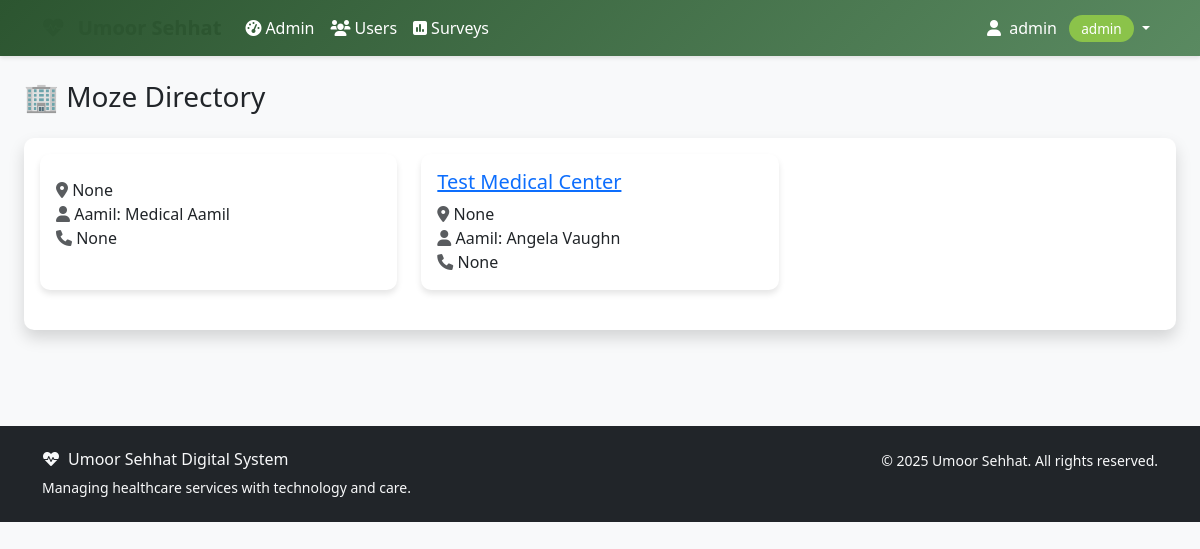
Screenshot of /moze/list/ (signed in) with the database file from the repository.
### accounts/models.py (models this page shows, shortened)
class User(AbstractUser):
    ROLE_CHOICES = [
        ('aamil', 'Aamil'),
        ('moze_coordinator', 'Moze Coordinator'),
        ('doctor', 'Doctor'),
        ('student', 'Student'),
        ('badri_mahal_admin', 'Badri Mahal Admin'),
    ]
    role = models.CharField(max_length=20, choices=ROLE_CHOICES, default='student')
    its_id = models.CharField(
        max_length=8,
        unique=True,
        null=True,
        blank=True,
        validators=[RegexValidator(
            regex=r'^\d{8}$',
            message='ITS ID must be exactly 8 digits',
            code='invalid_its_id'
        )],
        help_text='8-digit ITS ID'
    )
    phone_number = models.CharField(max_length=15, blank=True, null=True)
    profile_photo = models.ImageField(upload_to='profile_photos/', blank=True, null=True)
    arabic_name = models.CharField(max_length=100, blank=True, null=True)
    age = models.PositiveIntegerField(blank=True, null=True)
    verified_certificate = models.FileField(upload_to='certificates/', blank=True, null=True)
    specialty = models.CharField(max_length=100, blank=True, null=True)
    college = models.CharField(max_length=100, blank=True, null=True)  # For students
    specialization = models.CharField(max_length=100, blank=True, null=True)  # For students
    created_at = models.DateTimeField(auto_now_add=True)
    updated_at = models.DateTimeField(auto_now=True)
    def get_full_name(self):
        if self.arabic_name:
            return self.arabic_name
        return super().get_full_name() or self.username
    @property
    def is_aamil(self):
        return self.role == 'aamil'
    @property
    def is_moze_coordinator(self):
        return self.role == 'moze_coordinator'
    @property
    def is_doctor(self):
        return self.role == 'doctor'
    @property
    def is_student(self):
        return self.role == 'student'
    @property
    def is_admin(self):
        return self.role == 'badri_mahal_admin' or self.is_superuser
    class Meta:
        verbose_name = 'User'
        verbose_name_plural = 'Users'
        ordering = ['first_name', 'last_name']

### moze/models.py (models this page shows, shortened)
class Moze(models.Model):
    name = models.CharField(max_length=100, unique=True)
    location = models.CharField(max_length=200)
    address = models.TextField(blank=True, null=True)
    aamil = models.ForeignKey(
        settings.AUTH_USER_MODEL,
        on_delete=models.CASCADE,
        related_name='managed_mozes',
        limit_choices_to={'role': 'aamil'}
    )
    team_members = models.ManyToManyField(
        settings.AUTH_USER_MODEL,
        related_name='moze_teams',
        blank=True,
        help_text='Team members assigned to this Moze'
    )
    moze_coordinator = models.ForeignKey(
        settings.AUTH_USER_MODEL,
        on_delete=models.SET_NULL,
        null=True,
        blank=True,
        related_name='coordinated_mozes',
        limit_choices_to={'role': 'moze_coordinator'}
    )
    established_date = models.DateField(blank=True, null=True)
    is_active = models.BooleanField(default=True)
    capacity = models.PositiveIntegerField(default=100, help_text='Maximum patient capacity')
    contact_phone = models.CharField(max_length=15, blank=True, null=True)
    contact_email = models.EmailField(blank=True, null=True)
    created_at = models.DateTimeField(auto_now_add=True)
    updated_at = models.DateTimeField(auto_now=True)
    class Meta:
        verbose_name = 'Moze'
        verbose_name_plural = 'Mozes'
        ordering = ['name']

### moze/views.py (the view, shortened to what this page needs)
class MozeListView(LoginRequiredMixin, MozeAccessMixin, ListView):
    model = Moze
    template_name = 'moze/moze_list.html'
    context_object_name = 'mozes'
    paginate_by = 12
    def get_queryset(self):
        user = self.request.user
        if user.is_admin:
            queryset = Moze.objects.all()
        elif user.is_aamil:
            queryset = user.managed_mozes.all()
        elif user.is_moze_coordinator:
            queryset = user.coordinated_mozes.all()
        else:
            queryset = Moze.objects.none()
        search = self.request.GET.get('search')
        status = self.request.GET.get('status')
        if status == 'active':
            queryset = queryset.filter(is_active=True)
        elif status == 'inactive':
            queryset = queryset.filter(is_active=False)
        location = self.request.GET.get('location')
        if location:
            queryset = queryset.filter(location__icontains=location)
        return queryset.select_related('aamil', 'moze_coordinator').prefetch_related('team_members')
    def get_context_data(self, **kwargs):
        context = super().get_context_data(**kwargs)
        context['search_query'] = self.request.GET.get('search', '')
        context['status_filter'] = self.request.GET.get('status', '')
        context['location_filter'] = self.request.GET.get('location', '')
        context['locations'] = Moze.objects.values_list('location', flat=True).distinct()
        return context

### moze/views.py (called while the page is built)
    def test_func(self):
        return (self.request.user.is_admin or
                self.request.user.is_aamil or
                self.request.user.is_moze_coordinator)

### templates/moze/moze_list.html (shortened to what this page needs)
{% extends 'base.html' %}
{% block content %}
<div class="container-fluid">
    <div class="row mb-4">
        <div class="col-12">
            <h1 class="h3 mb-0 text-gray-800">🏢 Moze Directory</h1>
        </div>
    </div>
    <div class="card shadow mb-4">
        <div class="card-body">
            {% if mozes %}
                <div class="row">
                    {% for moze in mozes %}
                    <div class="col-md-6 col-lg-4 mb-4">
                        <div class="card h-100">
                            <div class="card-body">
                                <h5 class="card-title">
                                    <a href="{% url 'moze:moze_detail' moze.pk %}">{{ moze.name }}</a>
                                </h5>
                                <p class="card-text">
                                    <i class="fas fa-map-marker-alt text-muted"></i> {{ moze.address }}<br>
                                    <i class="fas fa-user text-muted"></i> Aamil: {{ moze.aamil.get_full_name }}<br>
                                    <i class="fas fa-phone text-muted"></i> {{ moze.contact_phone }}
                                </p>
                            </div>
                        </div>
                    </div>
                    {% endfor %}
                </div>
            {% else %}
                <p class="text-muted">No mozes registered yet.</p>
            {% endif %}
        </div>
    </div>
</div>
{% endblock %}

### templates/base.html (shortened to what this page needs)
<!DOCTYPE html>
<html lang="en">
<head>
    <link href="https://cdn.jsdelivr.net/npm/bootstrap@5.3.0/dist/css/bootstrap.min.css" rel="stylesheet">
    <link href="https://cdnjs.cloudflare.com/ajax/libs/font-awesome/6.0.0/css/all.min.css" rel="stylesheet">
</head>
<body>
    <nav class="navbar navbar-expand-lg navbar-custom">
        <div class="container">
            <a class="navbar-brand text-white" href="{% url 'dashboard' %}">
                <i class="fas fa-heartbeat me-2"></i>
            </a>
            <div class="collapse navbar-collapse" id="navbarNav">
                {% if user.is_authenticated %}
                    <ul class="navbar-nav me-auto">
                        {% if user.is_admin %}
                            <li class="nav-item">
                                <a class="nav-link" href="{% url 'admin:index' %}">
                                    <i class="fas fa-tachometer-alt me-1"></i>Admin
                                </a>
                            </li>
                            <li class="nav-item">
                                <a class="nav-link" href="{% url 'accounts:user_list' %}">
                                    <i class="fas fa-users me-1"></i>Users
                                </a>
                            </li>
                        {% endif %}
                        <li class="nav-item">
                            <a class="nav-link" href="#">
                                <i class="fas fa-poll me-1"></i>Surveys
                            </a>
                        </li>
                    </ul>
                    <ul class="navbar-nav">
                        <li class="nav-item dropdown">
                            <a class="nav-link dropdown-toggle" href="#" id="navbarDropdown" role="button" data-bs-toggle="dropdown">
                                <i class="fas fa-user me-1"></i>
                                {{ user.get_full_name|default:user.username }}
                                <span class="role-badge ms-2">{{ user.get_role_display }}</span>
                            </a>
                        </li>
                    </ul>
                {% endif %}
            </div>
        </div>
    </nav>
    <main class="container-fluid py-4">
        {% block content %}{% endblock %}
    </main>
    <footer class="bg-dark text-light py-4 mt-5">
        <div class="container">
            <div class="row">
                <div class="col-md-6">
                    <h6><i class="fas fa-heartbeat me-2"></i>Umoor Sehhat Digital System</h6>
                    <p class="small mb-0">Managing healthcare services with technology and care.</p>
                </div>
                <div class="col-md-6 text-md-end">
                    <p class="small mb-0">
                        &copy; {% now "Y" %} Umoor Sehhat. All rights reserved.
                    </p>
                </div>
            </div>
        </div>
    </footer>
</body>
</html>

### templates/base.html (style rules this page uses)
:root { --primary-color: #2c5530; --secondary-color: #5a8a61; --accent-color: #8bc34a; --text-dark: #2d3436; --bg-light: #f8f9fa; }
body { font-family: 'Segoe UI', Tahoma, Geneva, Verdana, sans-serif; background-color: var(--bg-light); }
.navbar-brand { font-weight: bold; color: var(--primary-color) !important; }
.navbar-custom { background: linear-gradient(135deg, var(--primary-color), var(--secondary-color)); box-shadow: 0 2px 4px rgba(0,0,0,.1); }
.navbar-custom .navbar-nav .nav-link { color: white !important; font-weight: 500; transition: all 0.3s ease; }
.card { border: none; border-radius: 10px; box-shadow: 0 4px 6px rgba(0,0,0,.1); transition: transform 0.3s ease; }
.role-badge { background: var(--accent-color); color: white; padding: 4px 12px; border-radius: 20px; font-size: 0.85rem; font-weight: 500; }

### rows the page displays
User: get_full_name "admin", role "admin"
Moze: address "None", aamil.get_full_name "Medical Aamil", contact_phone "None"
Moze: name "Test Medical Center", address "None", aamil.get_full_name "Angela Vaughn", contact_phone "None"
